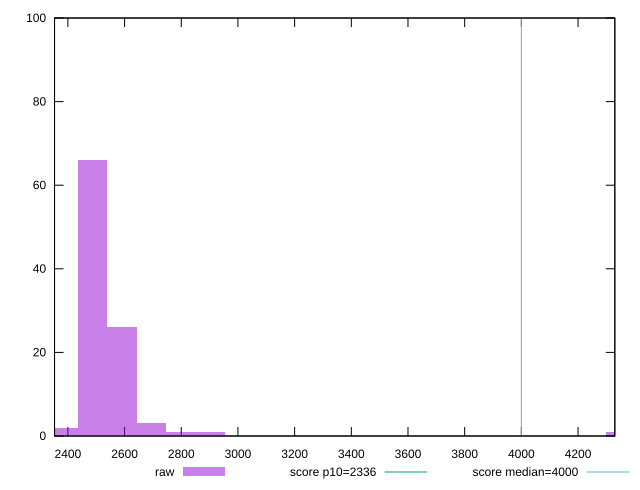

Reproduce this figure in gnuplot.
reset

$raw <<EOF
4351.751586808811 1
2590.328325481435 26
2486.7151924621776 66
2693.9414585006925 3
2901.1677245392075 1
2797.55459151995 1
2383.10205944292 2
EOF

set key outside below
set boxwidth 103.6131330192574
set xrange [2352.8495000000003:4329.7725]
set yrange [0:100]
set trange [0:100]
set style fill transparent solid 0.5 noborder

set parametric
set terminal svg size 640, 490 enhanced background rgb 'white'
set output "report_00009_2021-02-08T22-37-41.559Z/first-meaningful-paint/samples/pages+cached/raw/histogram.svg"

plot $raw title "raw" with boxes, \
     2336,t title "score p10=2336", \
     4000,t title "score median=4000"

reset
